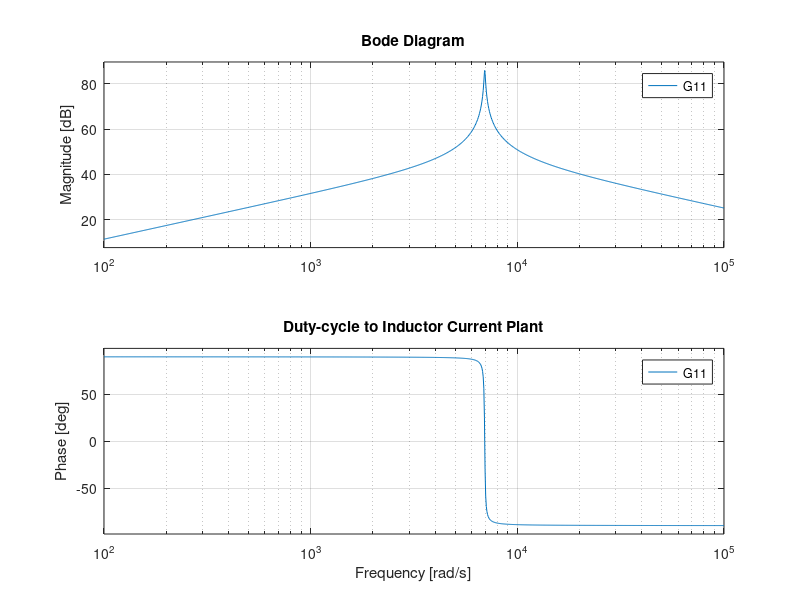
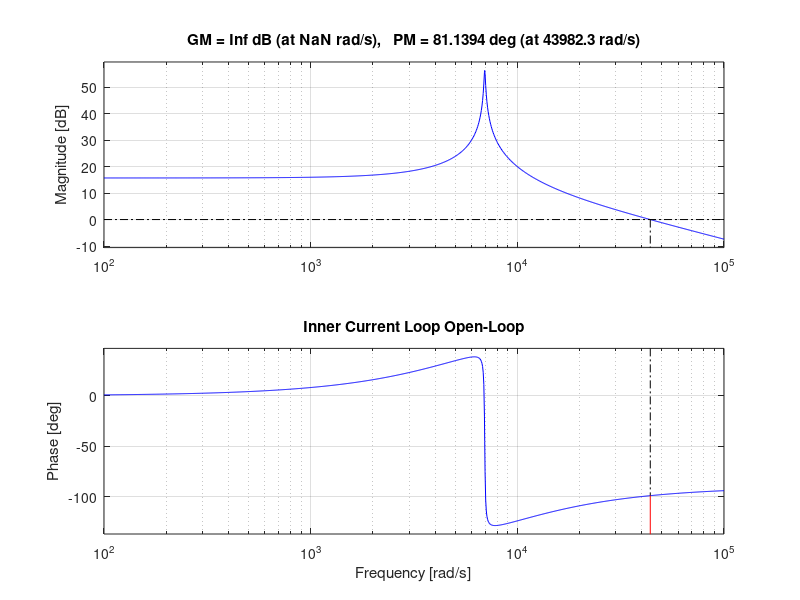
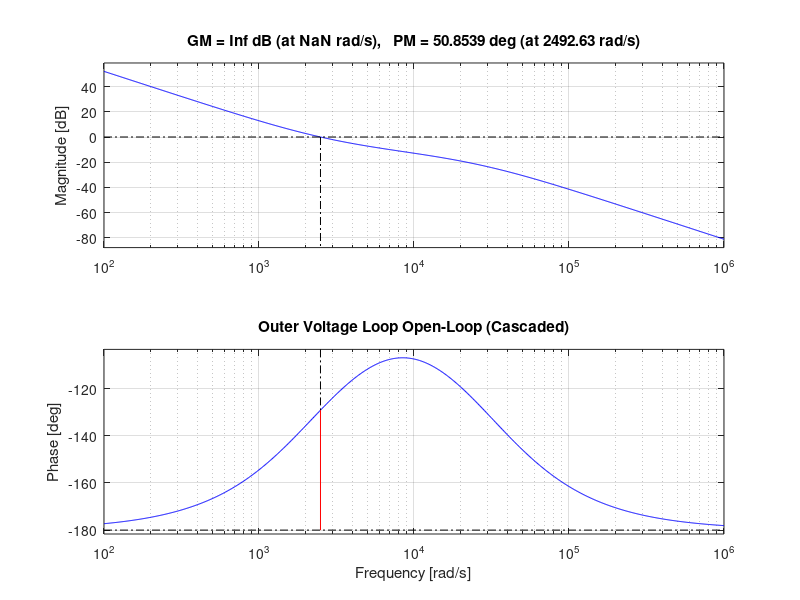
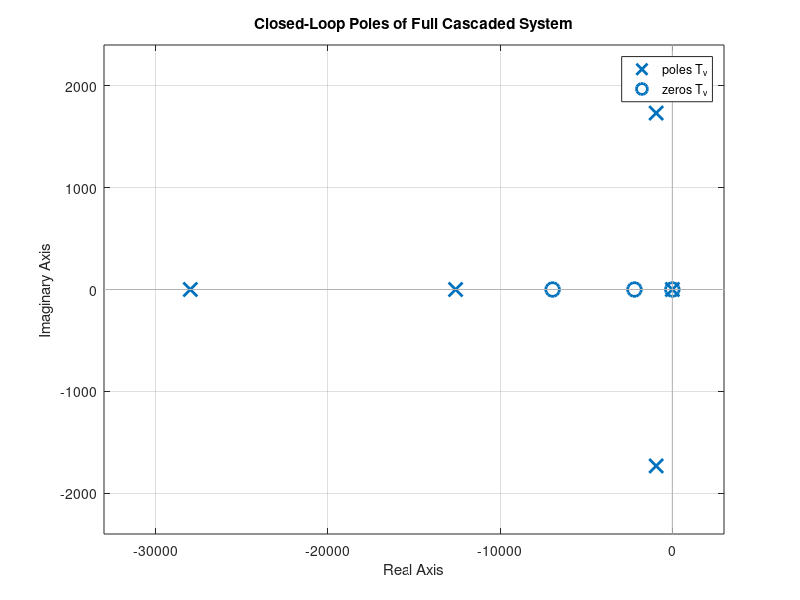

The MATLAB source for these figures, in order:
clc; clear; close all;

%% =================================================
% Parameters
%% =================================================
L  = 0.4137e-3;
C  = 50e-6;
RL = 0.03799;
Vb = 750;
fs = 70e3;

w0 = sqrt(1/(L*C));    % LC resonance frequency

s = tf('s');

%% =================================================
% Plant models
%% =================================================
% Duty cycle -> inductor current (full LC model)
den = s^2 + (RL/L)*s + 1/(L*C);
G11 = (Vb/L)*s / den;

% Inductor current -> PV voltage
Gvi = -1/(C*s);

%% =================================================
% INNER CURRENT CONTROLLER
% Target crossover: 7 kHz
% PI zero placed at LC resonance
%% =================================================
fc_i = 7000;
wc_i = 2*pi*fc_i;
wi_i = w0;

% Magnitude of plant at desired crossover
[magG, ~] = bode(G11, wc_i);
magG = squeeze(magG);

% Controller gains
Kp_i = 1/(magG * sqrt(1 + (wi_i/wc_i)^2));
Ki_i = Kp_i * wi_i;

Ci = Kp_i * (1 + wi_i/s);

% Open and closed current loop
L_i = Ci * G11;
T_i = feedback(L_i,1);     % i_L / i_L*

%% ---- Print current controller parameters ----
fprintf('---------------------------------------------\n');
fprintf('INNER CURRENT CONTROLLER\n');
fprintf('Crossover frequency f_ci = %.1f Hz\n', fc_i);
fprintf('PI zero frequency f_zi = %.1f Hz\n', wi_i/(2*pi));
fprintf('Kp_i = %.6f\n', Kp_i);
fprintf('Ki_i = %.6f\n', Ki_i);

[~, PM_i, ~, Wcp_i] = margin(L_i);
fprintf('Phase Margin = %.2f deg at %.1f Hz\n', PM_i, Wcp_i/(2*pi));
fprintf('---------------------------------------------\n\n');

%% =================================================
% OUTER VOLTAGE CONTROLLER
% Target crossover: 700 Hz
%% =================================================
fc_v = 700;
wc_v = 2*pi*fc_v;

wi_v = 0.5 * wc_v;

% Effective plant seen by voltage controller
G_v_eff = Gvi * T_i;

% Plant magnitude at voltage crossover
[magGv, ~] = bode(G_v_eff, wc_v);
magGv = squeeze(magGv);

% Voltage controller gains
Kp_v = 1/(magGv * sqrt(1 + (wc_v/wi_v)^2));
Ki_v = Kp_v * wi_v;

Cv = -Kp_v * (1 + wi_v/s);

%% ---- Print voltage controller parameters ----
fprintf('OUTER VOLTAGE CONTROLLER\n');
fprintf('Crossover frequency f_cv = %.1f Hz\n', fc_v);
fprintf('PI zero frequency f_zv = %.1f Hz\n', wi_v/(2*pi));
fprintf('Kp_v = %.6f\n', Kp_v);
fprintf('Ki_v = %.6f\n', Ki_v);

%% =================================================
% FULL CASCADED SYSTEM
%% =================================================
L_v = Cv * G_v_eff;
T_v = feedback(L_v,1);     % v_pv / v_pv*

[~, PM_v, ~, Wcp_v] = margin(L_v);
fprintf('Phase Margin = %.2f deg at %.1f Hz\n', PM_v, Wcp_v/(2*pi));
fprintf('---------------------------------------------\n');

%% =================================================
% PLOTS
%% =================================================

% Plant
figure;
bode(G11)
grid on;
title('Duty-cycle to Inductor Current Plant');

% Inner current loop
figure;
margin(L_i)
grid on;
title('Inner Current Loop Open-Loop');

% Outer voltage loop (with current loop inside)
figure;
margin(L_v)
grid on;
title('Outer Voltage Loop Open-Loop (Cascaded)');

% Closed-loop poles (entire cascaded system)
figure;
pzmap(T_v)
grid on;
title('Closed-Loop Poles of Full Cascaded System');

% Closed-loop step response
figure;
step(T_v)
grid on;
title('Closed-Loop PV Voltage Step Response');
